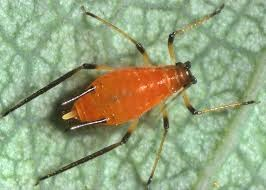
#> input picture JTDeepNet/aphid_train.jpg, 266 x 190 px
$ python -i screenCapture.py   (imports and definitions only)
#> lines starting #> are read from the running program, lines starting #| are printed output that depends on the picture; after the words box and inside, x2 and y2 are one past the last pixel; in counts of white or black regions, pixels touching at a corner belong together
#> further down, picture is the input picture: shape (190, 266, 3); mean B, G, R 127.3, 164.6, 149.7
### utils.py

#================================================================
#
#   File name   : utils.py
#   Author      : Josiah Tan
#   Created date: 22/05/2020
#   Description : Random utilities for deep learnin stuff
#
#================================================================

import matplotlib.pyplot as plt
import numpy as np
import cv2
from PIL import Image
import os
import h5py


class Debugger:
    """ used when I can't be bothered to comment stuff out when I don't want to print stuff out"""
    def __init__(self):
        self.__display = False
    # [4 lines left out: function disp, not called in this run]
    def change_disp_mode(self, display_mode):
        #set the default display mode
        self.__display = display_mode


class JThdf(Debugger):
    def __init__(self):
        self.__data = {}
        super().__init__()
    def __call__(self, file_name):
        self.__file_name = file_name


    # [172 lines left out: functions create_new_datasets, read_datasets, create_whole_dataset, read_whole_dataset, append_data, not called in this run]

class JTImageProcessing(JThdf):
    def __init__(self):
        super().__init__()
    # [31 lines left out: function print_image, not called in this run]

    def file2array(self, file_name):
        """converts a file to an array"""
        return np.array(plt.imread(file_name))

    # [9 lines left out: function image_resize, not called in this run]


class JTTestCases(JTImageProcessing):
    # [46 lines left out: functions __init__, exc_program_chooser, test_image_resize_from_file, not called in this run]
    def test_image_resize(self):
        resized_image = testing.image_resize(self.raw_image, self.dimensions)
        self.print_image({"resized_image" : resized_image, "raw_image" : self.raw_image})

    # [89 lines left out: functions test_hdf_call, test_create_new_datasets, test_append_data, test_read_datasets, test_whole_datasets, test_user_interface, not called in this run]

# [2 lines that do not run on import are left out]


### screenCapture.py
import numpy as np
from PIL import ImageGrab
import cv2
import time
import pyautogui
import os
from utils import *

process_image = JTImageProcessing()

path= r"C:\Users\marco\Documents\University\Year2\DRC2020_Anaconda"

#Defines a specific region of interest of the frame and ignores anything outside the mask
def roi(img,vertices):
    mask= np.zeros_like(img)
    cv2.fillPoly(mask,vertices, 255)
    masked= cv2.bitwise_and(img,mask)
    return masked

def RGB2Gray(img):
    img = cv2.cvtColor(img, cv2.COLOR_BGR2RGB)
    gray3 = img[:,:,0] * 0.1 + img[:,:,1] * 0.1 + img[:,:,2] * 0.8
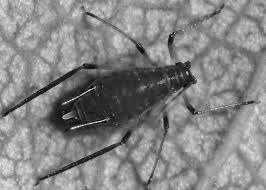
#> gray3: shape (190, 266) float64; min 1.2, max 241.5, mean 133.2
    gray3 = gray3.astype(np.uint8)

    return gray3

def Can(img):
    can_img=cv2.GaussianBlur(img,(5,5),0)
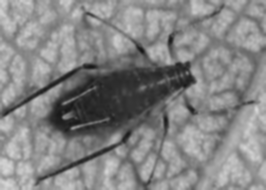
#> can_img: shape (190, 266); min 21, max 215, mean 132.8
    can_img=cv2.Canny(can_img,threshold1=50,threshold2=200)
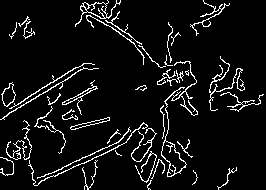
#> can_img: shape (190, 266); 7.1% white in thin lines or dots
    return can_img

#processes the image
def process_img(original_image):
    processed_img=RGB2Gray(original_image)
    processed_img= Can(processed_img)
    #vertices for the mask
    vertices= np.array([[0,480],[0,400],[50,200],[550,200],[600,400],[600,480]])
    processed_img= roi(processed_img,[vertices])
#> in roi, `cv2.fillPoly(mask,vertices, 255)`: mask: shape (190, 266); every value is 0
    return processed_img

#function that takes a specific portion of the screen and saves it as a screenshot
def screen_record(x,y,width,height, print_time = False, show_screen = True):

    if print_time:
        last_time= time.time()

    #480x600 windowed mode

    #printscreen is the original image
    printscreen= np.array(ImageGrab.grab(bbox=(x,y,width,height)))
    if print_time:
        print('loop took {} sesconds'.format(time.time() - last_time))
        last_time = time.time()

    #frame will be the processed image
    #frame = process_img(printscreen)

    printscreen = cv2.cvtColor(printscreen, cv2.COLOR_BGR2RGB)

    #change frame size
    #dimensions = (416, 416)
    #resized_image = process_image.image_resize(frame, dimensions)
    if show_screen:
        cv2.imshow('original image',printscreen )
    #cv2.imshow('window', frame)
    """
    #writes the image 'frame' to the desired folder
    cv2.imwrite(os.path.join(os.path.expanduser('~/Downloads/University/DRC2020_Screen_Recordings'),"test.jpg"), resized_image)
    #jump out of the code if the program is unable to save an image
    if not cv2.imwrite(os.path.join(os.path.expanduser('~/Downloads/University/DRC2020_Screen_Recordings'),"test.jpg"), resized_image):
        raise Exception("Could not write image")
    """
    return printscreen


# [7 lines not run here, left out]

>>> import cv2
>>> picture = cv2.imread('JTDeepNet/aphid_train.jpg')
>>> result = process_img(picture)

$ run again, on JTDeepNet/aphid_backyard.jpg
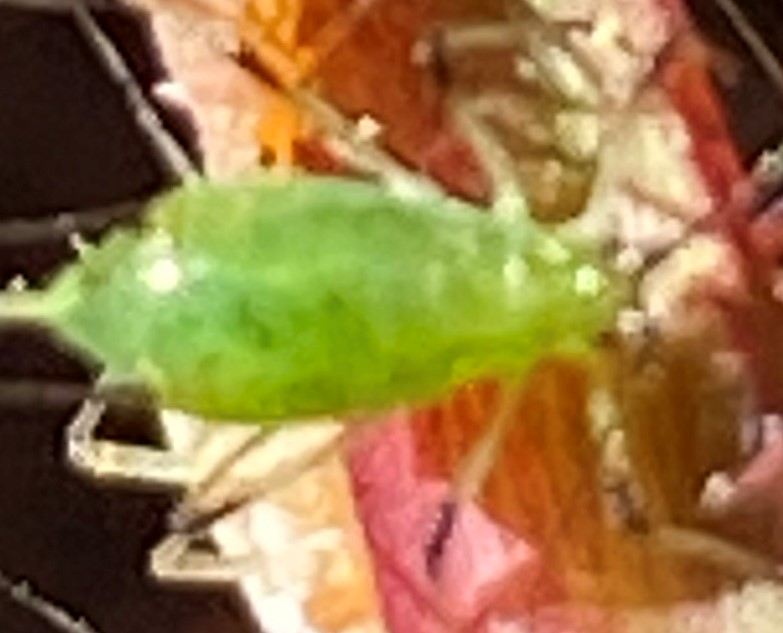
#> input picture JTDeepNet/aphid_backyard.jpg, 783 x 633 px
#> picture is the input picture: shape (633, 783, 3); mean B, G, R 68.2, 119.9, 151.9
#> in Can, `can_img=cv2.Canny(can_img,threshold1=50,threshold2=200)`:
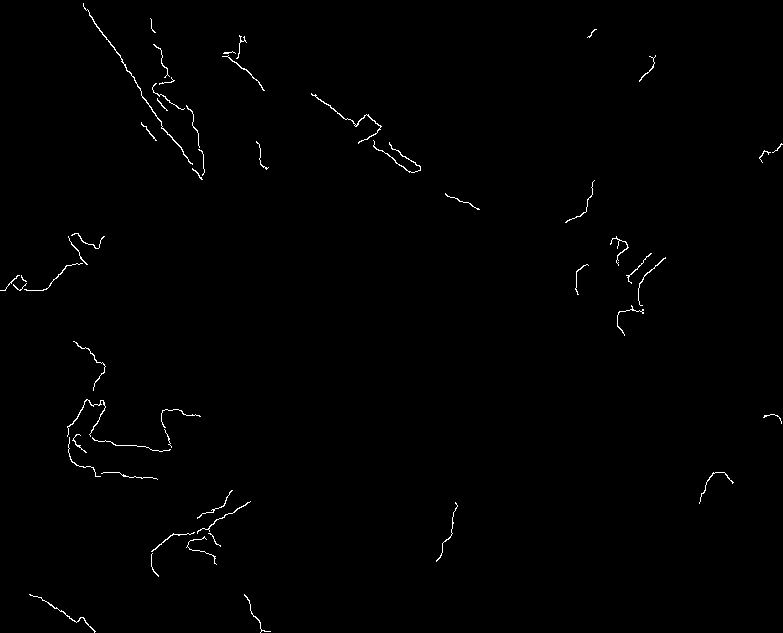
#> can_img: shape (633, 783); 0.62% white in thin lines or dots
#> mask: shape (633, 783); 32% white; 1 white region, box (x1, y1, x2, y2) and area: (0, 200, 601, 481) 158831
#> in roi, `masked= cv2.bitwise_and(img,mask)`:
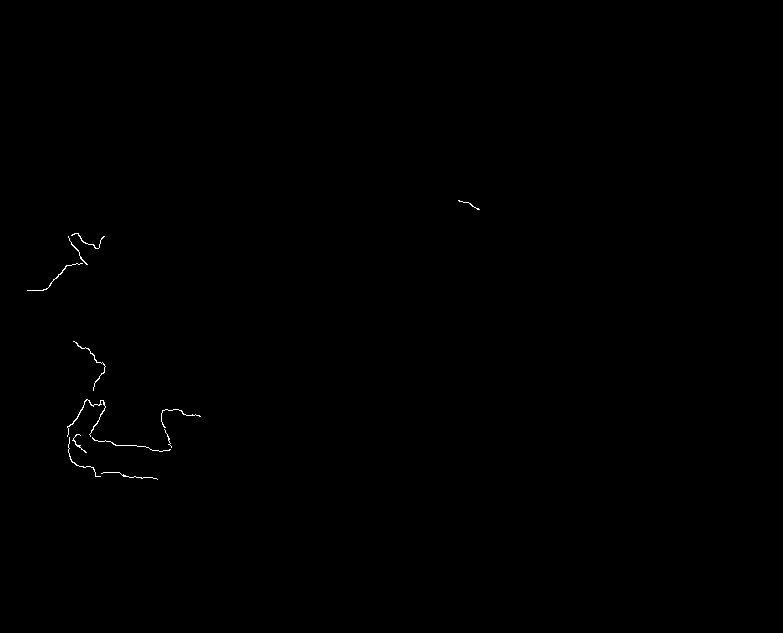
#> masked: shape (633, 783); 0.16% white in thin lines or dots, all inside (x1, y1, x2, y2) = (27, 200, 480, 480)

$ run again, on JTDeepNet/aphid_test_2.jpg
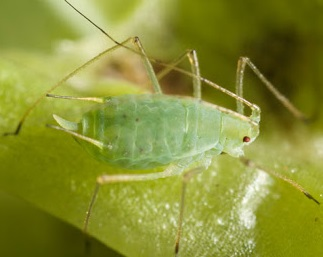
#> input picture JTDeepNet/aphid_test_2.jpg, 323 x 257 px
#> picture is the input picture: shape (257, 323, 3); mean B, G, R 53.8, 143.4, 137
#> in Can, `can_img=cv2.Canny(can_img,threshold1=50,threshold2=200)`:
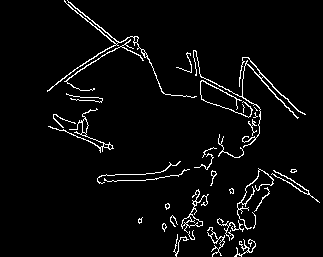
#> can_img: shape (257, 323); 4% white in thin lines or dots, all inside (x1, y1, x2, y2) = (47, 0, 320, 257)
#> mask: shape (257, 323); 19.2% white; 1 white region, box (x1, y1, x2, y2) and area: (36, 200, 323, 257) 15967
#> in roi, `masked= cv2.bitwise_and(img,mask)`:
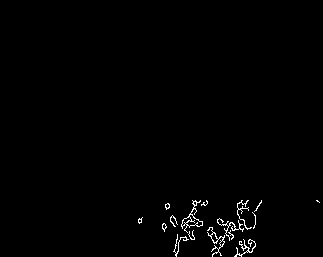
#> masked: shape (257, 323); 0.94% white in thin lines or dots, all inside (x1, y1, x2, y2) = (138, 200, 320, 257)
